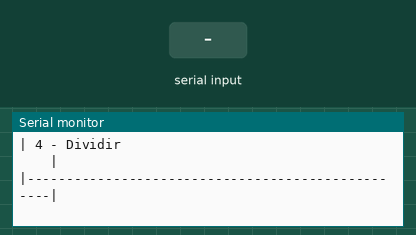
Recording of a sketch running on a simulated Arduino Mega 2560, built with avr-gcc and run on an emulated ATmega2560. On the bench: the last lines printed to the serial monitor. Inputs (shaded band) come from the test bench.

Above: at 1.3 s.
1.4 s: "s" received over Serial
At 3.1 s:
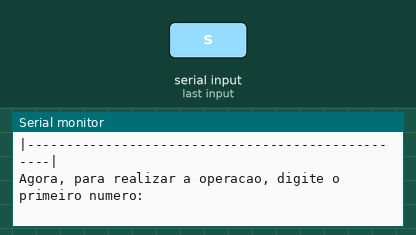
3.9 s: "90,45,200\n" received over Serial
At 6.4 s:
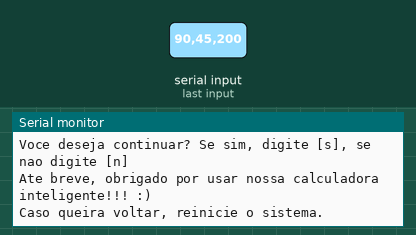

Measured:
- after the input at 1.4 s, the serial monitor: prints a new line after 1.0 s (image 1)
- after the input at 3.9 s, the serial monitor: prints a new line at once (image 2)

The sketch:

Calculadora_com_menu_3.ino
```cpp
// C++ code
/*Solicite dois números e uma operação (soma, subtração,
multiplicação ou divisão).
Realize a operação indicada.
Mostre o resultado.*/

//Variáveis
float numero1 = 0;
float numero2 = 0;
float numero = 3;
int escolhaDaOperacao;
int contador =0;
float resultado;// variavel global

float somar(float numero1Parametro, float numero2Parametro, float numero3Parametro = 0){

  return (numero1Parametro + numero2Parametro + numero3Parametro); //retornar a soma
}

// Quando usamos void na função, não precisamos de retorno
float subtrair(float numero1Parametro, float numero2Parametro){

  return (numero1Parametro - numero2Parametro);

}

float multiplicar(float numero1Parametro, float numero2Parametro){

  return (numero1Parametro * numero2Parametro);

}

float dividir(float numero1Parametro, float numero2Parametro){

  return (numero1Parametro / numero2Parametro);

}


void setup()
{
  Serial.begin(9600);


  do
  {
    Serial.println("|--------------------------------------------------|");
    Serial.println("|                    MENU                          |");
    Serial.println("|                                                  |");
    Serial.println("| Bem Vindo(a) a calculadora mega inteligente :P!!!|");
    Serial.println("| Escolha uma das/operacoes:                       |");
    Serial.println("| 1 - Somar                                        |");
    Serial.println("| 2 - Subtrair                                     |");
    Serial.println("| 3 - Multiplicar                                  |");
    Serial.println("| 4 - Dividir                                      |");
    Serial.println("|--------------------------------------------------|");

    Serial.println();
    Serial.println();

    while(!Serial.available()){}

    escolhaDaOperacao = Serial.parseInt();

    Serial. println("Agora, para realizar a operacao, digite o primeiro numero:");
    while(!Serial.available());
    numero1 = Serial.parseFloat();

    Serial. println("Agora, digite o segundo numero:");
    while(!Serial.available());
    numero2 = Serial.parseFloat();


    switch(escolhaDaOperacao){
      case 1:

       resultado = somar(numero1,numero2); //chamada da função
        Serial.println("_________________________________________________ ");
        Serial.println("|                                                |");
      	Serial.println("|     WOW MY GOD!!! O resultado eh: " + String(resultado) + "            |");
        Serial.println("|________________________________________________|");

      break;
      case 2:
      resultado = subtrair (numero1,numero2);
      	Serial.println("_________________________________________________ ");
        Serial.println("|                                                |");
      	Serial.println("|     WOW MY GOD!!! O resultado eh: " + String(resultado) + "         |");
        Serial.println("|________________________________________________|");

      break;
      case 3:
      resultado = multiplicar (numero1,numero2);
      	Serial.println("_________________________________________________ ");
        Serial.println("|                                                |");
      	Serial.println("|     WOW MY GOD!!! O resultado eh: " + String(resultado) + "   |");
        Serial.println("|________________________________________________|");

      break;
      case 4:
      resultado = dividir (numero1,numero2);
      	Serial.println("_________________________________________________ ");
        Serial.println("|                                                |");
      	Serial.println("|     WOW MY GOD!!! O resultado eh: " + String(resultado) + "         |");
        Serial.println("|________________________________________________|");
      	break;

    }

    Serial.println("Voce deseja continuar? Se sim, digite [s], se nao digite [n]");
    while(!Serial.available());

    if(Serial.readString() == "s")
    {
    	contador++;
    }
    else
    {
      	contador = 0;
    	Serial.println("Ate breve, obrigado por usar nossa calculadora inteligente!!! :)");
      	Serial.println("Caso queira voltar, reinicie o sistema.");
    }
  }
  while(contador != 0);
}

void loop()
{
  //Sem código
}
```
